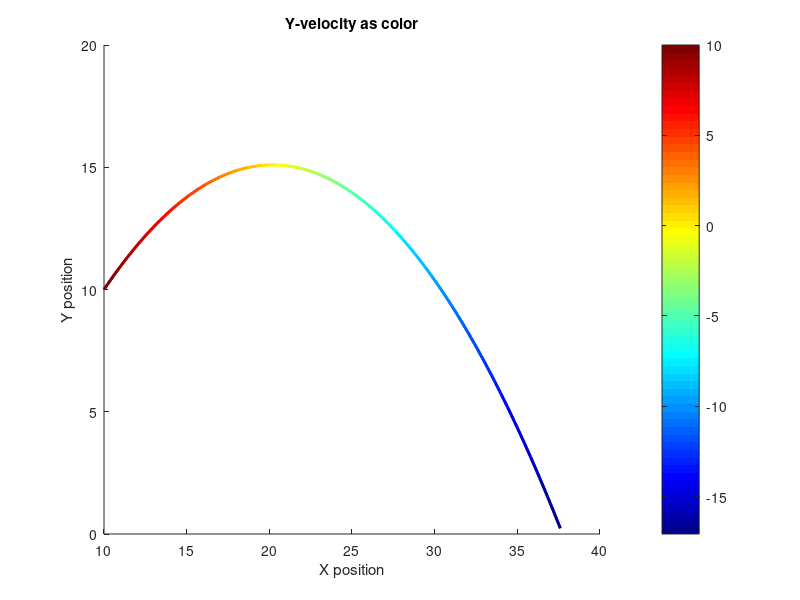

The MATLAB source for this figure: (Note: this script raises an error after producing the figure.)

load('FreeFall.mat', 'outputStateMatrix','timeVector');
x = outputStateMatrix(:,3)';
y = outputStateMatrix(:,4)';
z = zeros(size(x));

col = outputStateMatrix(:,2)'; %v-velocity as color
surface([x;x],[y;y],[z;z],[col;col],'facecol','no','edgecol','interp','linew',2);
xlabel('X position'); ylabel('Y position'); title('Y-velocity as color'); 
colorbar; colormap(jet); ax=gca; ax.FontSize= 16; ax.LineWidth = 1;
